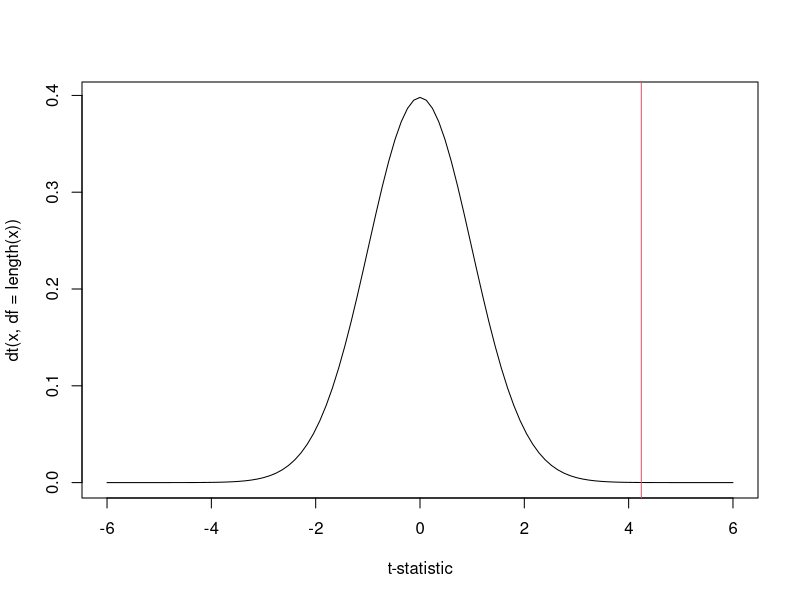
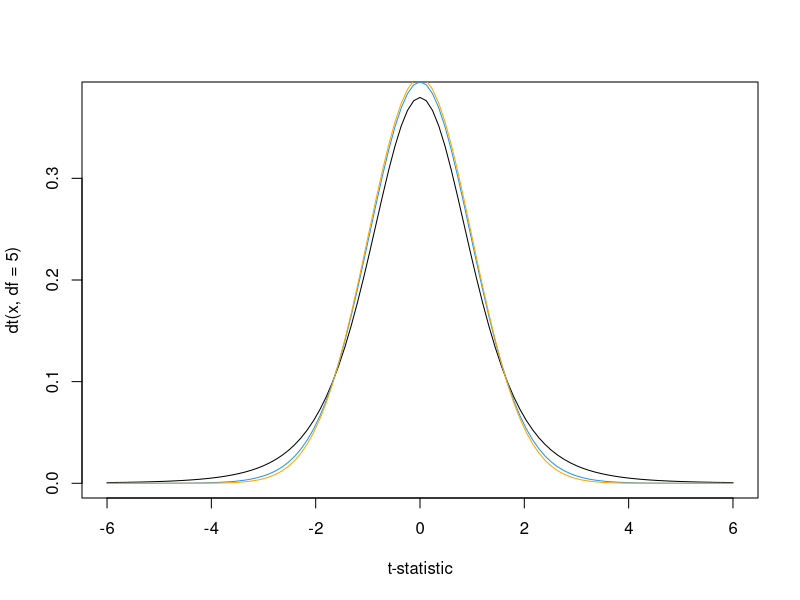
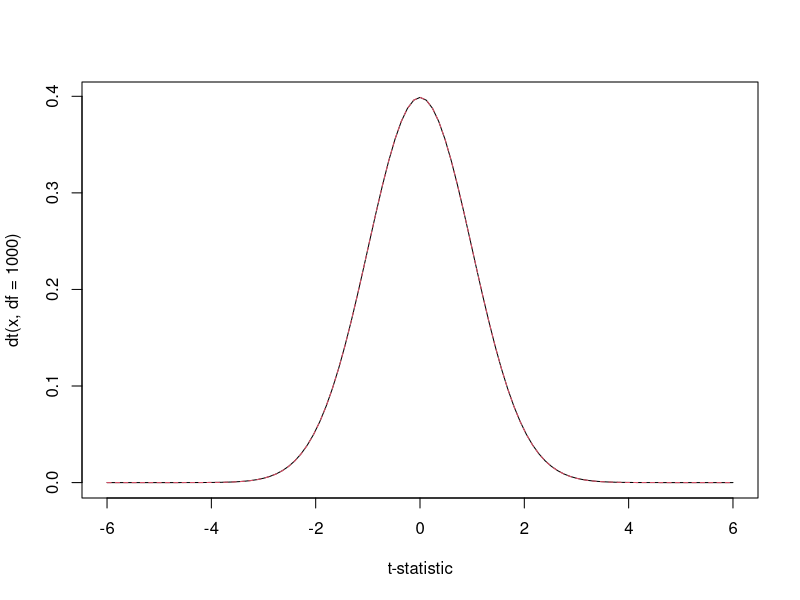
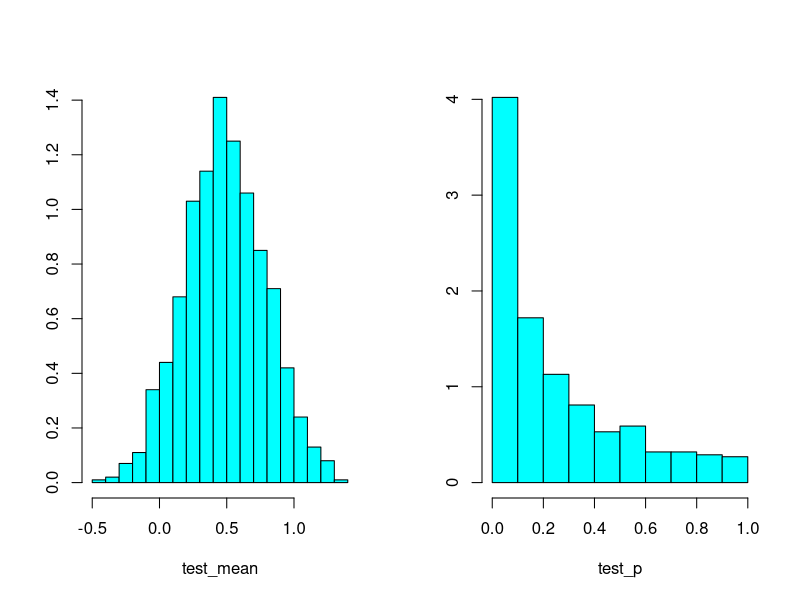
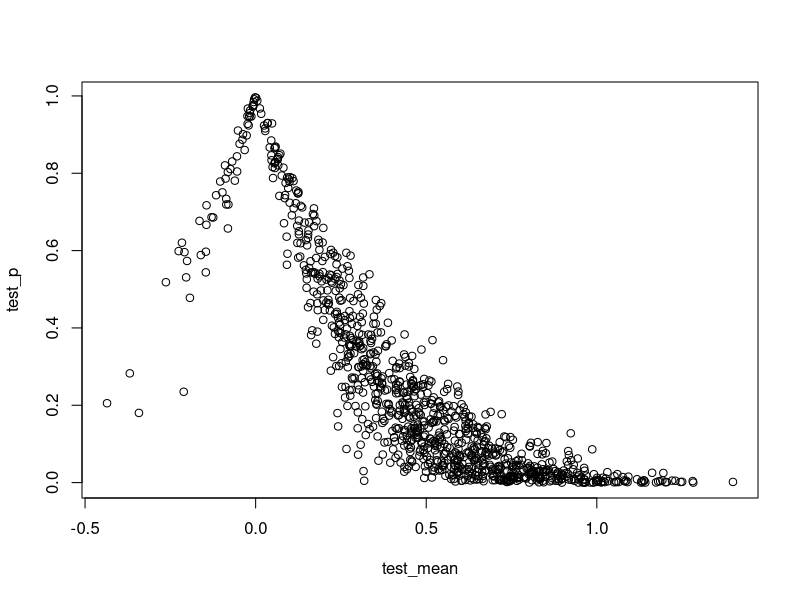
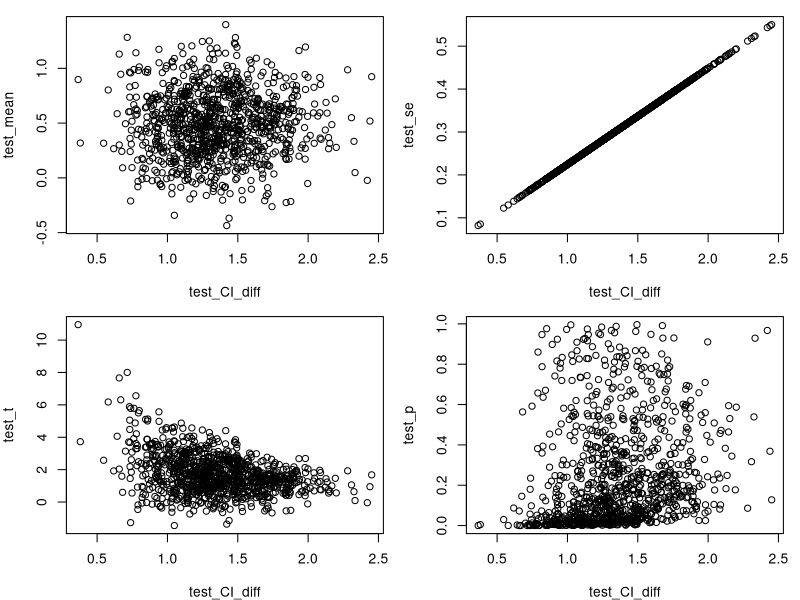
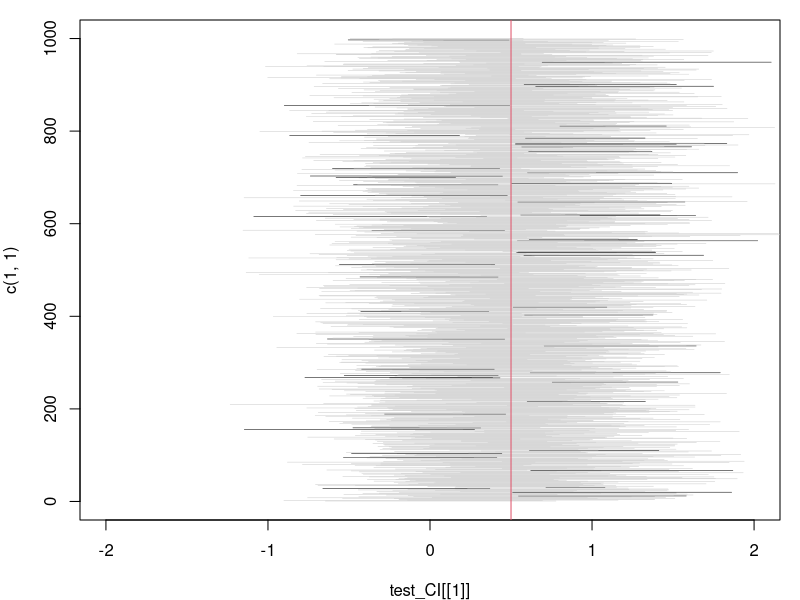

Generate these figures, in order, with R:
## R_Demo_Model_Evaluation_standard_errors_tstats_pvalues_CIs.R
##########################################################################
## INSTRUCTOR: Christopher Fariss
## COURSE NAME: Advanced Methods for Social Media and Textual Data (3B or 2F)
## University of Essex Summer School 2022
##
## Date: 2022-08-17
##
## Please e-mail me if you find any errors or have and suggestions
## e-mail: cjf0006@gmail.com
## e-mail: cjfariss@umich.edu
##########################################################################
##
## See Davies chapter on Null Hypothesis testing  
##
## Check out this additional resources:
## https://tinystats.github.io/teacups-giraffes-and-statistics/06_standardError.html
##
## And some additional references in case you are really curious:
## 
## Neyman, J. (1937). Outline of a theory of statistical estimation based on the classical theory of probability. Philosophical Transactions of the Royal Society of London Series A, Mathematical and Physical Sciences, 236, 333–380.
##
## Morey, R.D., Hoekstra, R., Rouder, J.N. et al. Continued misinterpretation of confidence intervals: response to Miller and Ulrich. Psychon Bull Rev 23, 131–140 (2016). https://doi.org/10.3758/s13423-015-0955-8
##
##########################################################################
## Introduction to tutorial:
## For this R tutorial, we will learn:
## 
## (1) First we will estimate the mean of the estimand (MU)
## (2) How to calculate and interpret standard errors
## (3) How to calculate and interpret t-statistics (or Z-scores)
## (4) How to calculate and interpret p-values
## (5) How to calculate and interpret a 95% Confidence Interval (CI)
## 
## Warning!: p-value are weird and confusing. Put another way: WTF is a p-value?
##
## The p-value is a probability but it is not intuitive to think about. Even though p-values are confusing, they are used everywhere so we should try to understand what a p-value means and what it does not mean.
##
## First, to calculate a p-value, we need to first calculate the estimate of interest (e.g., mean, correlation coefficient, regression coefficient). Remember the mean or any other estimate is our representation or summary of our data. Conceptually, we think of the true value of the parameter we are interested in as unobservable so its theoretical in nature. We call this the estimand or sometimes the population parameter (there are lots of ways to denote this idea). 
##
## Second, we calculate the interval around the estimate, which is the standard error of the estimate (the standard error is technically the standard deviation of the estimate but since we only have one estimate and not a distribution of estimates we cannot simply calculate the standard deviation so we estimate it and call it the standard error). We use an estimator, which is just an alogrithim or procedure to calculate the estimate (i.e., bootstrap or MCMC). 
##
## Third, we calculate the position of the estimate relative to 0 using a density function dt() or dnorm(). Usually, we use the Student's t distribution dt() but sometimes we use the normal density function dnorm(). Note that we are assuming that the distributions is centered at 0 (more on this assumption below).
##
## Fourth, we calculate the p-value. The p-value is the probability that the estimate is contained in the interval around 0, given that we assumed the estimate was 0 in the first place. But there are many other related but not quite correct interpretations of the p-value that exist so be wary!
##
## Put another way, the p-value is the probability that an estimate (e.g., mean, regression coefficient) is not far away from 0, assuming that 0 is the "truth". 
##++
## The assumption that the estimate is 0 is the "truth" is called the null hypothesis (H_{0}). We assume that the estimate is 0 and then see how far away (distance using a density function) it is from the value we actually calculate from the data. So we can define the p-value as the probability of the data given the null hypothesis: p(data | H0). 
##
## p-values that are small, usually less than 0.1, 0.05, or 0.01, are used to make the statement that we "reject the null hypothesis" that the true estimate is 0. 
##
## If the p-value is relatively large (usually larger than 0.1 or 0.05) then we make the statement that we "fail to reject the null hypothesis" that the true estimate is 0. Note that we do not say (and don't have evidence of) that the estimate is 0.
##
## To review: The p-value is the probability that the estimate is contained in the interval around 0. If the p-value is small, then we reject the null hypothesis and can then say we have evidence that the estimate is different than 0, given that we assumed the estimate was 0 in the first place. 
##
## There are more intuitive and easy to understand probability statements that we can use to provide evidence that effects are different than 0 but null-hypothesis testing and its terminology is dominant in many different fields (even if not explicitly so) and are produced by many of the functions we use in R like lm(), t.test(), etc.
##
## We will consider Bayesian version of the probability of an estimate in another lesson. Note here that formally it flips the conditionally probability we defined above from p(data | H0) to p(H | data), where H is the research hypothesis we are testing and not the null hypothesis (H0).
##
## Fifth, we can use the standard error to construct a confidence interval (CI) around the estimate calculated in step (1). CIs are useful descriptions of the range of possible estimates and the uncertainty we have about the estimate we have produced.
##
## However, CIs are even stranger to think about than p-values given the above discussion. For the p-value, we assume the truth is 0 and estimate the distance from that point using a density function. For the CIs, we estimate an interval around the value of the estimate (e.g., the mean, regression coefficient, etc). Both the distance and the CI interval are constructed using the standard error of the estimate. For the p-value, we assume the ratio: estimate/se_estimate is a point on a density function, usually distributed according to either the Student's t distribution or the standard normal distribution (or the appropriate discrete density function for binary or count data). The CI is the estimate +/- the standard error * some value (usually 1.96 standard deviations for large samples of data, which corresponds with 95% Confidence).
##
## So we can say that we have 95% confidence that the interval generated from our data will contain the "t++rue" parameter value or the estimand. But this is not a probability statement. Rather it is a statement about the proportion of times the interval we generate and call a confidence interval will contain 0.
## 
## A confidence procedure (CP) is a procedure that generates confidence intervals, and is said to have a confidence coefficient of X % if, in repeated sampling, X % of intervals would contain the true parameter value for all values of the true value (Neyman 1937).  
## 
## p-values and CIs are strange statistical ideas to think about. With some tinkering though, we can alter these values and interpret them in more intuitive ways that are based on simple probabilities. We need to use Bayes rule and flip the conditionally probability we defined above from p(data | H0) to p(H | data).
## 
##########################################################################

library(MASS)

## function to calculate the standard error of the mean
mean_se <- function(x){
  sd(x)/sqrt(length(x))
}

## function to calculate the p-value of the mean
mean_pvalue <- function(x, test.alternative="two.sided"){
  if(test.alternative=="one.sided"){
    ## pt() gives the sum of density (cumulative density) for the student's t distribution for a range from -infinity to the value supplied to the function (this is a one-sided test)
    pt(mean(x)/mean_se(x), df=length(x)-1) 
  } else if(test.alternative=="two.sided"){
    ## the value from the min() function is always less than or equal to 0.5 because values from 0 - .5 are less than values from 1 - (0 to .5) and values from .5 to 1 are greater than values from 1 - (.5 to 1)
    ## which is why we have to multiply the value returned by the min() function by 2 (we are adding up two equal size ends of the probability distribution)
    ## this gives us density from both sides of the Student's t distribution
    2 * min(pt(mean(x)/mean_se(x), df=length(x)-1), 1 - pt(mean(x)/mean_se(x), df=length(x)-1))
  } else{
    print("something is wrong!")
  }
}

## generate a simple variable (try different x's to see how the spread of the data influences the standard error, t-stat, p-value, and 95% CI)
x <- 1:5
#x <- c(1,1,3,5,5)
#x <- c(0,0,3,6,6)
#x <- c(-1,-1,3,7,7)
#x <- c(-2,-2,3,8,8)
#x <- c(-3,-3,3,9,9)
#x <- c(-10,-10,3,16,16)
#x <- c(-20,-20,3,26,26)
#x <- c(-100,-100,3,106,106)
#x <- -10:10
#x <- -9:11


## calculate an estimate and measures of the uncertainty of the estimate 
mean(x) ## mean (estimate)
mean_se(x) ## standard error (standard deviation of the estimate)
mean(x)/mean_se(x) ## t-statistic (ratio of the estimate and the standard deviation of the estimate, which is interpreted as the position on a density function for the Student's t distribution or normal distribution if it's called the z-score)
mean_pvalue(x) ## p-value (probability of an estimated value far away from 0; assuming that 0 is the "Truth")

t.test(x)$estimate ## mean (estimate)
t.test(x)$stderr ## standard error (standard deviation of the estimate)
t.test(x)$statistic ## t-statistic (ratio of the estimate and the standard deviation of the estimate, which is interpreted as the position on a density function for the Student's t distribution or the normal distribution if it's called the z-score)
t.test(x)$p.value ## p-value (probability of an estimated value far away from 0; assuming that 0 is the "Truth")


## let's look at the complete output from the t.test() function
t.test(x)

## two functions to inspect the output from t.test() function
names(t.test(x))
attributes(t.test(x))

## proofs of equality between algorithims 
mean(x) == t.test(x)$estimate
mean_se(x) == t.test(x)$stderr
mean(x)/mean_se(x) == t.test(x)$statistic
mean_pvalue(x) == t.test(x)$p.value

## Note that the last test above is FALSE because of a rounding error
## Below, we will use the round function to determine how many digits the test above is TRUE before becoming FALSE

## plot the Student's t distribution
x<-1:5
curve(expr=dt(x,df=length(x)), from=-6,to=6, n=101, xlab="t-statistic")
abline(v=mean(x)/mean_se(x), col=2)

## 95% CI
t.test(x)$estimate + 1.96*t.test(x)$stderr
t.test(x)$estimate - 1.96*t.test(x)$stderr

## why not 1.96? note:
pt(1.96,5) - pt(-1.96,5)

## the above answer does not give us 95% CI
## we can use the q-type function to determine the t-statistic we need to compute the 95% CI
qt(.975,5)
qt(.025,5)

pt(2.570582,5) - pt(-2.570582,5)

## let's recompute the 95% CI
t.test(x)$estimate + 2.57*t.test(x)$stderr
t.test(x)$estimate - 2.57*t.test(x)$stderr

## note this works thought with large df argument (degrees of freedom)
pt(1.96,1000) - pt(-1.96,1000)

curve(expr=dt(x,df=5), from=-6,to=6, n=101, xlab="t-statistic")
curve(expr=dt(x,df=25), from=-6,to=6, n=101, add=TRUE, col=4)
curve(expr=dt(x,df=1000), from=-6,to=6, n=101, add=TRUE, col="orange")

## compare the density of the Student's t to normal 
curve(expr=dt(x,df=1000), from=-6,to=6, n=101, xlab="t-statistic")
curve(expr=dnorm(x), from=-6,to=6, n=101, add=TRUE, lty=2, col=2)

## Z-score 
pnorm(1.96)
pnorm(-1.96)

pnorm(1.96) - pnorm(-1.96)

qnorm(.975)
qnorm(.025)

pnorm(qnorm(.975)) - pnorm(qnorm(.025))


## instead of using 1.96, if we use the t-statistic, notice that the interval now includes 0 (this will always happen)
## this is the range of values that always includes 0 
## note this is not a range that is generally reported in applied data science research
t.test(x)$estimate + t.test(x)$statistic*t.test(x)$stderr
t.test(x)$estimate - t.test(x)$statistic*t.test(x)$stderr


## set the parameters for a small simulation: sample size, mean, standard deviation
sim_n <- 10
MU <- 0.5
SD <- 1

## define objects
test_mean <- test_se <- test_t <- test_p <- test_p.value <- c()
test_CI <- list()

## run the simulation 
for(i in 1:1000){
  x1 <- rnorm(sim_n, mean=MU, sd=SD)
  test_mean[i] <- mean(x1)
  test_se[i] <- mean_se(x1)
  test_t[i] <- test_mean[i]/test_se[i]
  test_p[i] <- mean_pvalue(x1)
  test_p.value[i] <- t.test(x1)$p.value
  test_CI[[i]] <-  c(test_mean[i] + qt(.025,sim_n)*test_se[i], test_mean[i] + qt(.975,sim_n)*test_se[i])
}

## plot the results
par(mfrow=c(1,2))
truehist(test_mean)
truehist(test_p)

##
mean(test_mean)
sd(test_mean)

##
mean(test_mean>0)
mean(test_mean<=0)

##
par(mfrow=c(1,1))
plot(test_mean, test_p)

## we will test this more thoroughly with a simulation below
table(test_p.value == test_p)
summary(test_p.value - test_p)


## loop through the list object and calculate
test_CI_0 <- test_CI_diff <- test_CI_MU <- c()
for(i in 1:length(test_CI)){
  test_CI_0[i] <- xor(all(test_CI[[i]]>0), all(test_CI[[i]]<0))
  test_CI_diff[i] <- test_CI[[i]][2] - test_CI[[i]][1] 
  test_CI_MU[i] <- MU <= test_CI[[i]][2] & MU >= test_CI[[i]][1] 
}

summary(test_CI_diff)

table(test_CI_MU)
table(test_CI_0)

##
par(mfrow=c(2,2), mar=c(4,4,1,1))
plot(test_CI_diff, test_mean)
plot(test_CI_diff, test_se)
plot(test_CI_diff, test_t)
plot(test_CI_diff, test_p)

## plot all the CIs from the simulation
par(mfrow=c(1,1), mar=c(4,4,1,1))
plot(test_CI[[1]], c(1,1), xlim=c(-2,2), ylim=c(0,length(test_CI)), type="n")
for(i in 1:length(test_CI)){
  lines(test_CI[[i]], c(i,i), col=ifelse(test_CI_MU[i], grey(.8),1), lwd=0.5)
}
abline(v=MU, col=2)

## So what does this all tell us? Essentially, if the CI contains 0, then the "true" estimate could also be 0 which is why choose to not claim a relationship is different from 0 (i.e., we fail to reject the null hypothesis).


## Here, we will use the round function to determine how many digits the test above is TRUE before becoming FALSE
## THIS IS JUST FOR FUN!
significant_digit <- 0
test <- TRUE
repeat{
  test <- round(t.test(x)$p.value, significant_digit) == round(mean_pvalue(x), significant_digit)
  if(test==FALSE) break
  significant_digit <- significant_digit + 1
}
significant_digit

## double check
round(t.test(x)$p.value, significant_digit-1) == round(mean_pvalue(x), significant_digit-1)
round(t.test(x)$p.value, significant_digit) == round(mean_pvalue(x), significant_digit)

## print out the rounded digits
print(t.test(x)$p.value, significant_digit-1)
print(mean_pvalue(x), significant_digit-1)

## the difference between the two values is 0.0000000000000003
print(t.test(x)$p.value, significant_digit)
print(mean_pvalue(x), significant_digit)

## we can print out to 22 significant digits in R (note: that this number may be different depending on your computer)
significant_digit+6

## print out the entire digit to the 22nd place
print(t.test(x)$p.value, significant_digit+6)
print(mean_pvalue(x), significant_digit+6)
